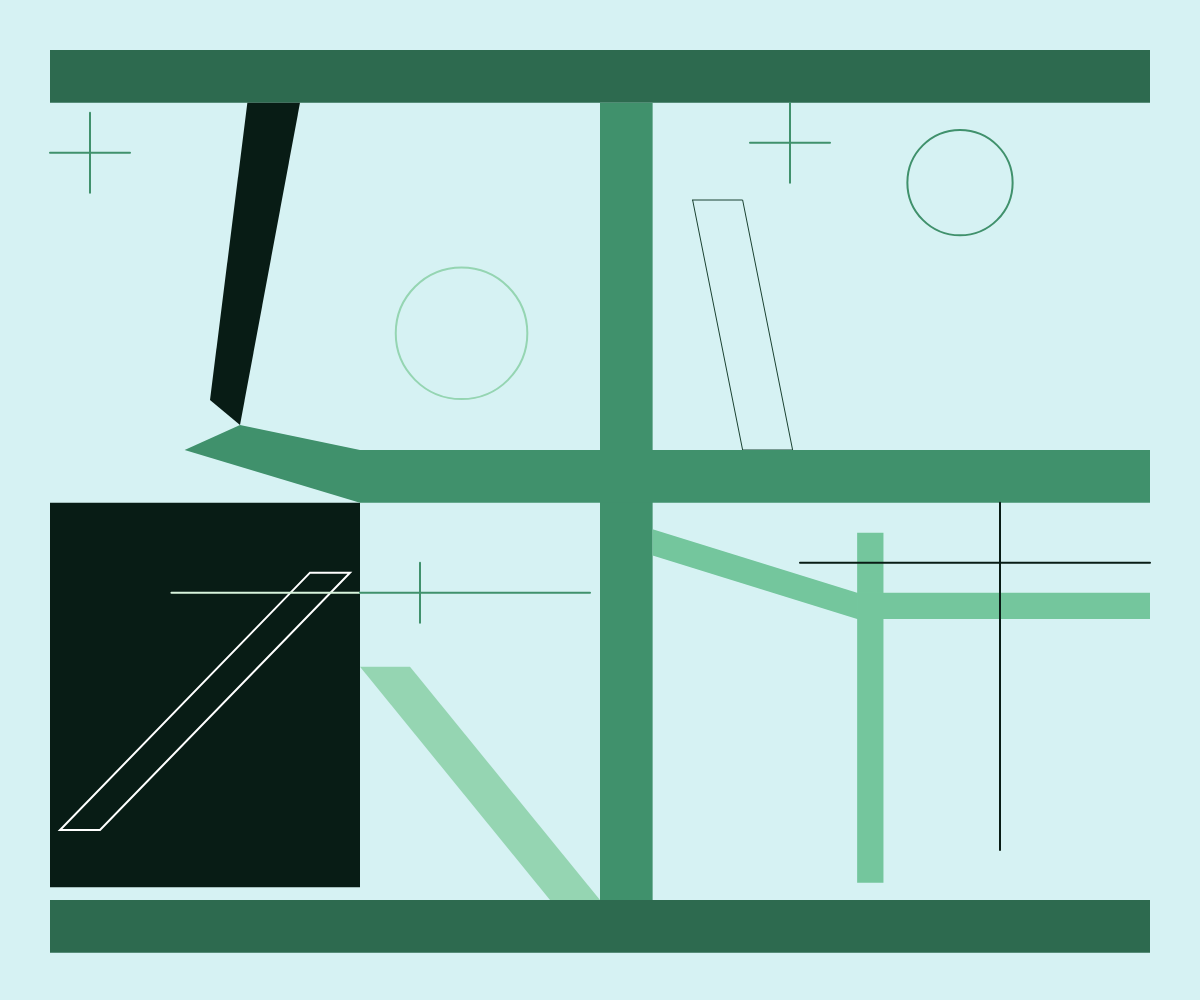
Frame 1 (no input)
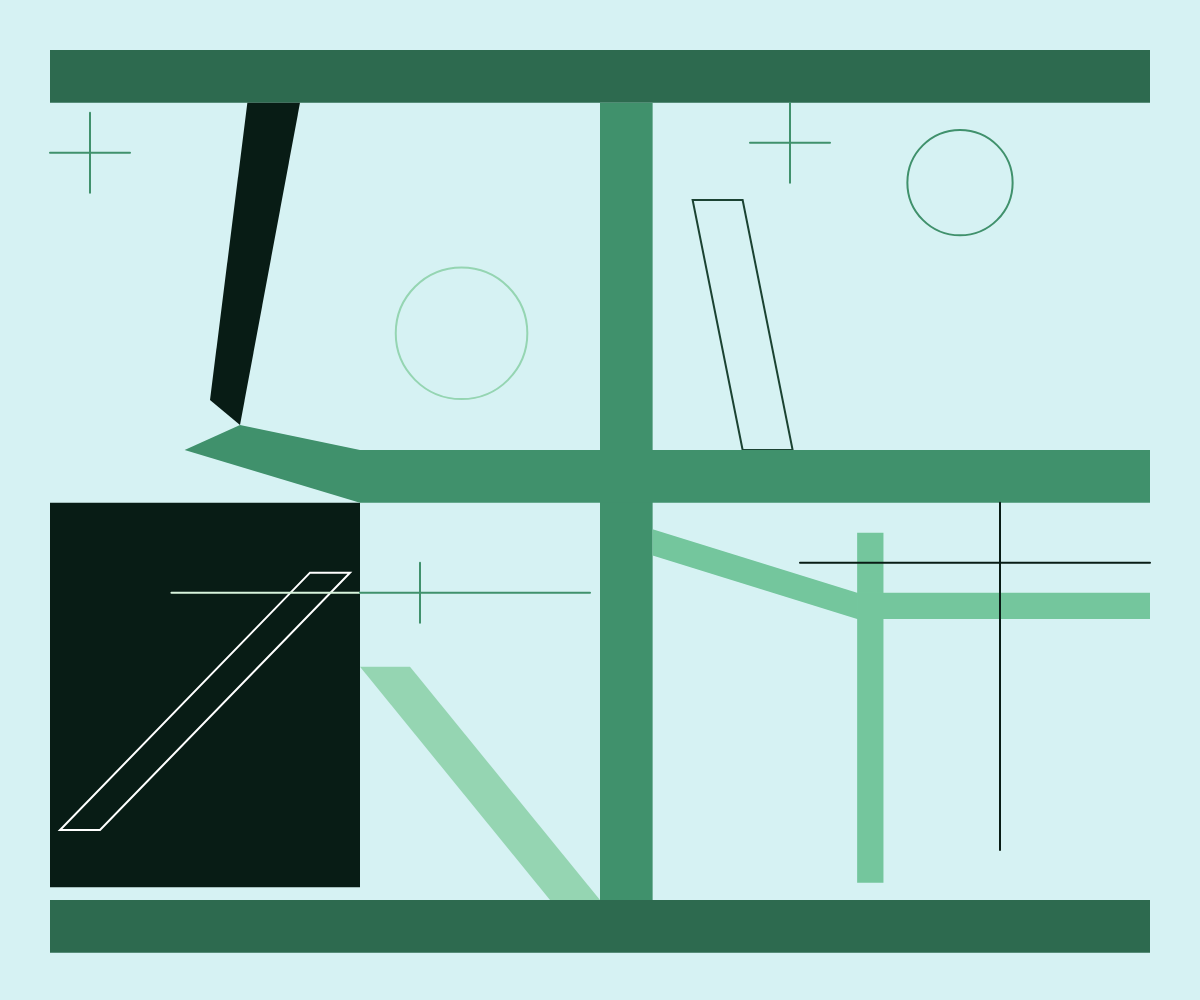
Frame 60 (no input)
Frame 120 (the mouse pressed at the canvas centre since frame 60): identical to frame 60, image omitted

The p5.js sketch that drew these frames (run headless with seeded random() and noise() and a simulated clock; from frame 60 on, the mouse is pressed at the canvas centre):

// p5.js sketch
// ── sketch.js
// artwork is FOUR SPACES WITH BROKEN CROSS, plate 14 from ART D'AUJOURD'HUI, MAÎTRES DE L'ART ABSTRAIT: Album I.

let mainrect; 
let xbound;
function setup() {
  createCanvas(windowWidth, windowHeight);

}

function draw() {
    mainrect = windowHeight/19 // sets the main rectangle thickness to windowHeight/19
    xbound = windowWidth-100 // sets the bounds of the artwork's x axis 

    background("rgba(214, 242, 243, 1)"); // sets the background color

    //RECT 1: create the top-most rectangle 
    fill("#2d6a4f");
    noStroke();
    rect(50, 50, xbound, mainrect); //enables the rectangle to be scaled by anchoring and making dimensions based on width and height

    //rect 5 bottom left quadrant
    fill("#081c15");
    noStroke();
    rect(50,(windowHeight/2)-50+mainrect, windowWidth*0.30-50,windowHeight/2.6)
    //coordinates made in reference to rect 4 and rect 1 as this rect is touching rect 4 and the bounds are where rect 1 starts
    //mnade in this part of the sequence to make it under rect 2

    //RECT 2: create the bottom-most rectangle 
    fill("#2d6a4f");
    noStroke();
    rect(50,windowHeight-100, xbound, mainrect); //makes rectangle sticky to bottom

    //RECT 3: create off-centre vertical rectangle
    fill("#40916c");
    noStroke();
    rect((windowWidth/2),(mainrect)+50, mainrect, (windowHeight-100)-(mainrect+50)); //uses dimensions of rect 1 and 2 
    // x is half of width, y is mainrect + px, width is mainrect, and length is the x of bottom rect - the length from top to 7 of this rectangle

    // shape 3 top right quadrant
    noFill();
    stroke("#1b4332");
    beginShape();
    vertex(((windowWidth/2)+mainrect+40),200); //top left of trapezoid, within the horizontal boundaries of cross 2
    vertex(((windowWidth/2)+mainrect+90),200); // top right of trapezoid within the horizontal bounds of cross 2
    vertex(((windowWidth/2)+mainrect+140),(windowHeight/2)-50); // bottom right touching rect 4 
    vertex(((windowWidth/2)+mainrect+90),(windowHeight/2)-50); // bottom left touching rect and has the same x axis as the top right
    endShape(CLOSE);
    //the pixel width of the trapezoid is 50, so that is why the + gaps are 50
    // placed this high in the order to put it behind rect 4


    //RECT 4: create horizontol rectangle in center
    fill("#40916c");
    noStroke();
    rect(windowWidth*0.30, (windowHeight/2)-50,(50+xbound-windowWidth*0.3), mainrect);
    // setting the left of the rectangle to the 0.3 of the canvas width and the right to touch the same x axis as top and bottom rectangle

    //SHAPE 1: create trapezoid next to center horizontal rectangle // NOT EXACTLY ACCURATE
    fill("#40916c");
    noStroke();
    beginShape();
    vertex(windowWidth*0.2,(windowHeight/2)-75); // top left
    vertex(windowWidth*0.3,(windowHeight/2)-50); // top right touching rect 4
    vertex(windowWidth*0.3,((windowHeight/2)-50)+mainrect); // bottom right touching rect 4
    vertex(windowWidth/6.5,(windowHeight/2)-50); // bottom left
    endShape(CLOSE);

    //SHAPE 2: create trapezoid touching shape 1 and rect 1 in top left quadrant
    fill("#081c15");
    noStroke();
    beginShape();
    vertex(windowWidth*0.2,(windowHeight/2)-75); // bottom left same as shape 1
    vertex((windowWidth*0.2)+60, (mainrect+50)); // top right
    vertex(((windowWidth*0.2)+60)-mainrect, (mainrect+50)); //top left
    vertex((windowWidth*0.2)-30, ((windowHeight/2)-75)-25); //bottom right
    endShape(CLOSE);
    // shape 2 uses windowWidth*0.2 as anchor to maintain shape, taking measurement from shape 1 because shape 1 and 2 touch

    //circle 1 top left quadrant
    stroke("#95d5b2");
    noFill();
    strokeWeight(2);
    circle(windowWidth/2.6, windowHeight/3, mainrect*2.5); //positions circle in the top right quadrant
    //use mainrect for scaling to make it more responsive

    //cross 1 top left quadrant
    stroke("#40916c");
    noFill();
    strokeWeight(2);
    line(50,mainrect+100,130,mainrect+100); //horizontal line, y axis is responsive
    line(90,mainrect+60,90,mainrect+140); // vertical line, x axis is anchored
    
    //cross 2 top right quandrant
    stroke("#40916c");
    noFill();
    strokeWeight(2);
    line(windowWidth/1.6,mainrect+90,(windowWidth/1.6)+80,mainrect+90); //horizontal line, y axis is responsive
    line((windowWidth/1.6)+40, 50+mainrect, (windowWidth/1.6)+40,mainrect+130); // vertical line, x axis is anchored

    //circle 2 top left quadrant
    stroke("#40916c");
    noFill();
    strokeWeight(2);
    circle(windowWidth/1.25, mainrect+130, mainrect*2); //positions circle in the top left quadrant almost toucing cross 2 and shape 3
    // y is the same as bottom of cross 2
    //use mainrect for scaling to make it more responsive

    //shape 4 trapezoid in bottom left quadrant
    fill("#95d5b2");
    noStroke();
    beginShape();
    vertex(windowWidth*0.30,windowHeight/1.5); //top left in relation to x of rect 5
    vertex(windowWidth*0.30+50,windowHeight/1.5); //top right
    vertex((windowWidth/2),windowHeight-100); //bottom right in relation to x of rect 3 and y of rect 2
    vertex((windowWidth/2)-50,windowHeight-100); //bottom left in relation to y of rect 2
    endShape(CLOSE);
    // used rect 2,3, and 5 to place this trapezoid in between them while touching; made so that it remains touching regardless of canvas

    //shape 5 trapezoid in bottom left quadrant within rect 5
    stroke("#ffffffff");
    noFill();
    strokeWeight(2);
    beginShape();
    vertex((windowWidth*0.30)-50, ((windowHeight/2)+mainrect+20)); //top left in relation to rect 5's y - 50
    vertex(windowWidth*0.30-10, ((windowHeight/2)+mainrect+20)); // top right in relation to rect 5's y - 50
    vertex(50+50, windowHeight-170); // bottom right in relation to rect 2's y+50
    vertex(50+10, windowHeight-170); // bottom left in relation to rect 2's y+50
    endShape(CLOSE);
    // trapezoid within rect 5, using rect 5 and rect 2 as markers as the trapezoid is just the x and y coordinates of rect 2 and 5 but reduced to be within bounds

    //cross 3.1 line within rect 5 in bottom left quadrant
    stroke("#d8f3dc");
    noFill();
    strokeWeight(2);
    line(windowWidth/7,(windowHeight/2)+mainrect+40, windowWidth*0.30,((windowHeight/2)+mainrect)+40);  
    //created a line that touches the right side of rect 5, thus using its x value, the line's y values are in relation to rect 5's y value + 70

    // cross 3.2 cross in bottom left qudrant touching cross 3.1
    stroke("#40916c");
    noFill();
    strokeWeight(2);
    line(windowWidth*0.30,((windowHeight/2)+mainrect)+40, windowWidth/2-10,((windowHeight/2)+mainrect)+40); // horizontal line in relation to rect 5's y axis reduced
    line(windowWidth*0.30+60,(windowHeight/2)+mainrect+70, windowWidth*0.30+60,(windowHeight/2)+mainrect+10); // vertical line in line with shape 4's top right x axis
    // created a cross that touches cross 3.1, and has the vertical line in line with the x axis of shape 4

    // rect 6 vertical rectangle in bottom right quadrant
    fill("#74c69d");
    noStroke();
    rect((windowWidth/1.4), (windowHeight/2)+mainrect-20, mainrect/2, windowHeight/2-150);
    //rectangle made half the width of the regular rectangles, and is placed in relation to the x of cross 2 and y of cross 3.2 but more

    // rect 7 horizontal rectangle in bottom right quadrant
    fill("#74c69d");
    noStroke();
    beginShape();
    vertex((windowWidth/1.4), ((windowHeight/2)+mainrect)+40); //top left touching rect 6
    vertex(windowWidth-50,((windowHeight/2)+mainrect)+40); // top right touching right bounds
    vertex(windowWidth-50,((windowHeight/2)+mainrect)+40+(mainrect/2)); // bottom right touching right bounds
    vertex((windowWidth/1.4), ((windowHeight/2)+mainrect)+40+(mainrect/2)); // bottom left touching rect 6
    endShape();
    // i used shape instead of rectangle to ensure the right side of the rectangle always touches the right bound using coordinates

    
    //shape 6 trapezoid in bottom right quadrant
    fill("#74c69d");
    noStroke();
    beginShape();
    vertex(windowWidth/2+mainrect,windowHeight/1.8); //bottom left touching rect 3
    vertex((windowWidth/1.4), ((windowHeight/2)+mainrect)+40+mainrect/2); // bottom right touching rect 7
    vertex((windowWidth/1.4), ((windowHeight/2)+mainrect)+40); // top right touching rect 7
    vertex(windowWidth/2+mainrect,windowHeight/1.8-mainrect/2); // top left touching rect 3
    endShape();
    // trapezoid that is touching rect 7 and rect 3, thus using their x and y axis along with the thickness of mainrect/2

    // cross 4 bottom right quadrant
    stroke("#081c15");
    noFill();
    strokeWeight(2);
    line(windowWidth/1.2,(windowHeight/2)-50+mainrect, windowWidth/1.2, windowHeight-150); //vertical line touching rect 4, in relation to its y axis
    line((windowWidth/1.5),((windowHeight/2)+mainrect)+10, xbound+50, ((windowHeight/2)+mainrect)+10); //horizontal line touching right bounds, in relation to its x axis

    // most issues i had in scaling down, where the shapes gets squashed regardless of the formulas i enter, because i can only edit from either width or height perspective, not both
    // scaling up seems to be smooth 

}
